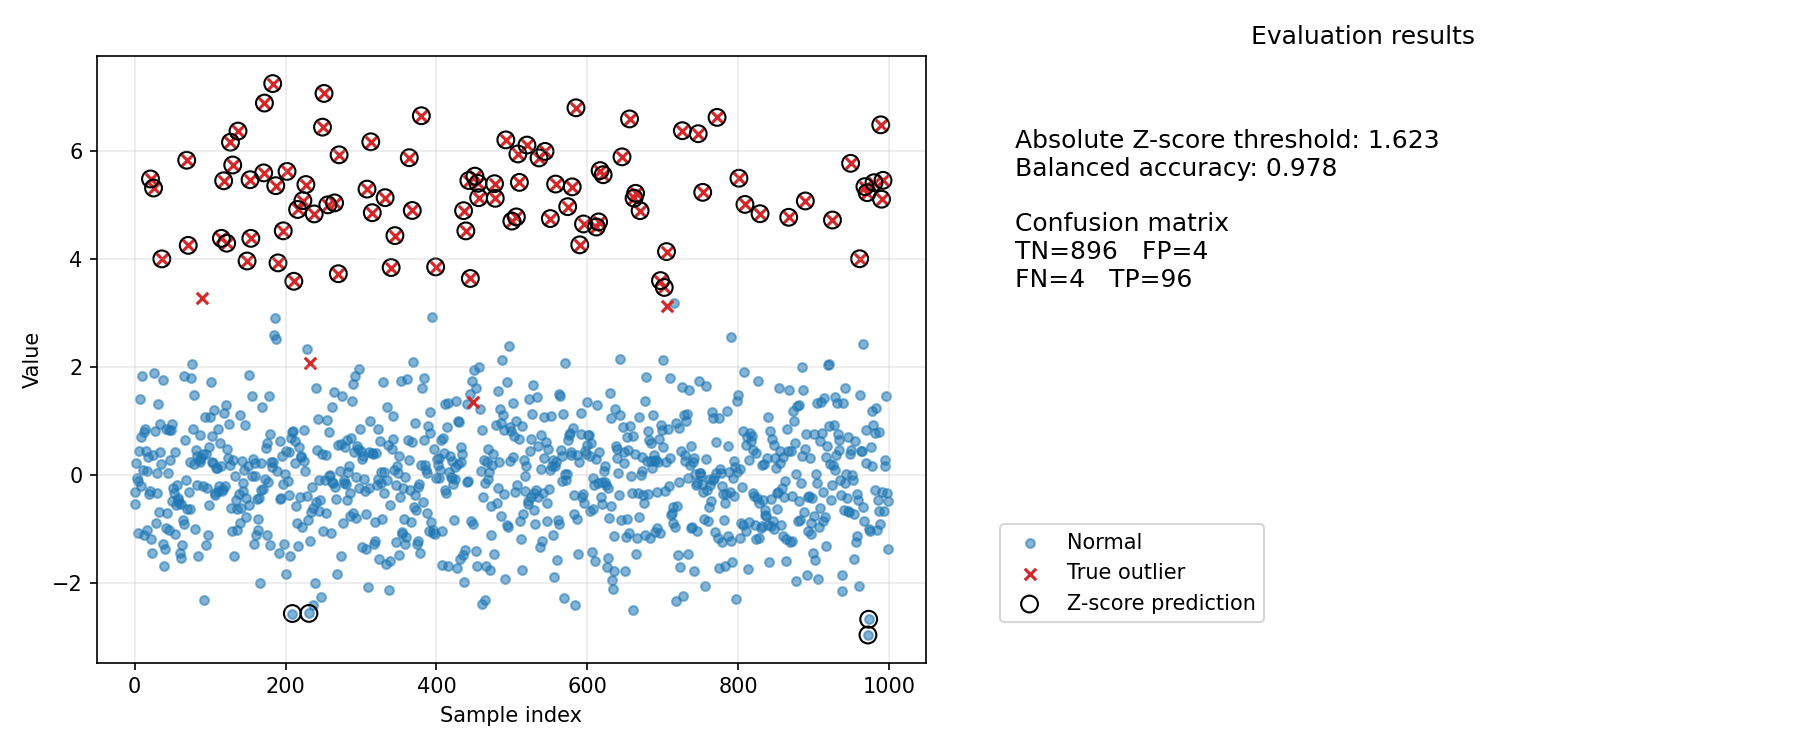

This figure's Python source:
from pathlib import Path

import matplotlib

matplotlib.use("Agg")
import matplotlib.pyplot as plt
import numpy as np
from sklearn.metrics import balanced_accuracy_score, confusion_matrix


CONTAMINATION = 0.1
N_TRAIN = 1000
N_FEATURES = 1


def generate_data(
    n_train: int,
    n_features: int,
    contamination: float,
    random_state: int,
) -> tuple[np.ndarray, np.ndarray]:
    rng = np.random.default_rng(random_state)
    n_outliers = round(n_train * contamination)
    n_inliers = n_train - n_outliers

    inliers = rng.normal(0, 1, size=(n_inliers, n_features))
    outliers = rng.normal(5, 1, size=(n_outliers, n_features))
    values = np.vstack((inliers, outliers))
    labels = np.concatenate((np.zeros(n_inliers, dtype=int), np.ones(n_outliers, dtype=int)))

    order = rng.permutation(n_train)
    return values[order], labels[order]


def main() -> None:
    X_train, y_train = generate_data(
        n_train=N_TRAIN,
        n_features=N_FEATURES,
        contamination=CONTAMINATION,
        random_state=42,
    )
    values = X_train[:, 0]

    mean = np.mean(values)
    standard_deviation = np.std(values)
    z_scores = np.abs((values - mean) / standard_deviation)
    threshold = np.quantile(z_scores, 1 - CONTAMINATION)
    predictions = (z_scores > threshold).astype(int)

    tn, fp, fn, tp = confusion_matrix(y_train, predictions, labels=[0, 1]).ravel()
    balanced_accuracy = balanced_accuracy_score(y_train, predictions)

    figure, axes = plt.subplots(1, 2, figsize=(12, 5))
    data_axes, results_axes = axes
    sample_indices = np.arange(N_TRAIN)
    data_axes.scatter(
        sample_indices[y_train == 0],
        values[y_train == 0],
        color="tab:blue",
        label="Normal",
        alpha=0.55,
        s=18,
    )
    data_axes.scatter(
        sample_indices[y_train == 1],
        values[y_train == 1],
        color="tab:red",
        label="True outlier",
        marker="x",
        s=30,
    )
    data_axes.scatter(
        sample_indices[predictions == 1],
        values[predictions == 1],
        facecolors="none",
        edgecolors="black",
        label="Z-score prediction",
        s=65,
    )
    data_axes.set_xlabel("Sample index")
    data_axes.set_ylabel("Value")
    data_axes.grid(alpha=0.25)

    results_axes.axis("off")
    results_axes.set_title("Evaluation results")
    results_axes.text(
        0.08,
        0.88,
        (
            f"Absolute Z-score threshold: {threshold:.3f}\n"
            f"Balanced accuracy: {balanced_accuracy:.3f}\n\n"
            "Confusion matrix\n"
            f"TN={tn}   FP={fp}\n"
            f"FN={fn}   TP={tp}"
        ),
        va="top",
        fontsize=12,
    )
    handles, labels = data_axes.get_legend_handles_labels()
    results_axes.legend(
        handles,
        labels,
        loc="lower left",
        bbox_to_anchor=(0.05, 0.05),
        frameon=True,
    )
    figure.tight_layout()
    output_path = Path(__file__).with_name("ex3.png")
    figure.savefig(output_path, dpi=150)
    plt.close(figure)

if __name__ == "__main__":
    main()
